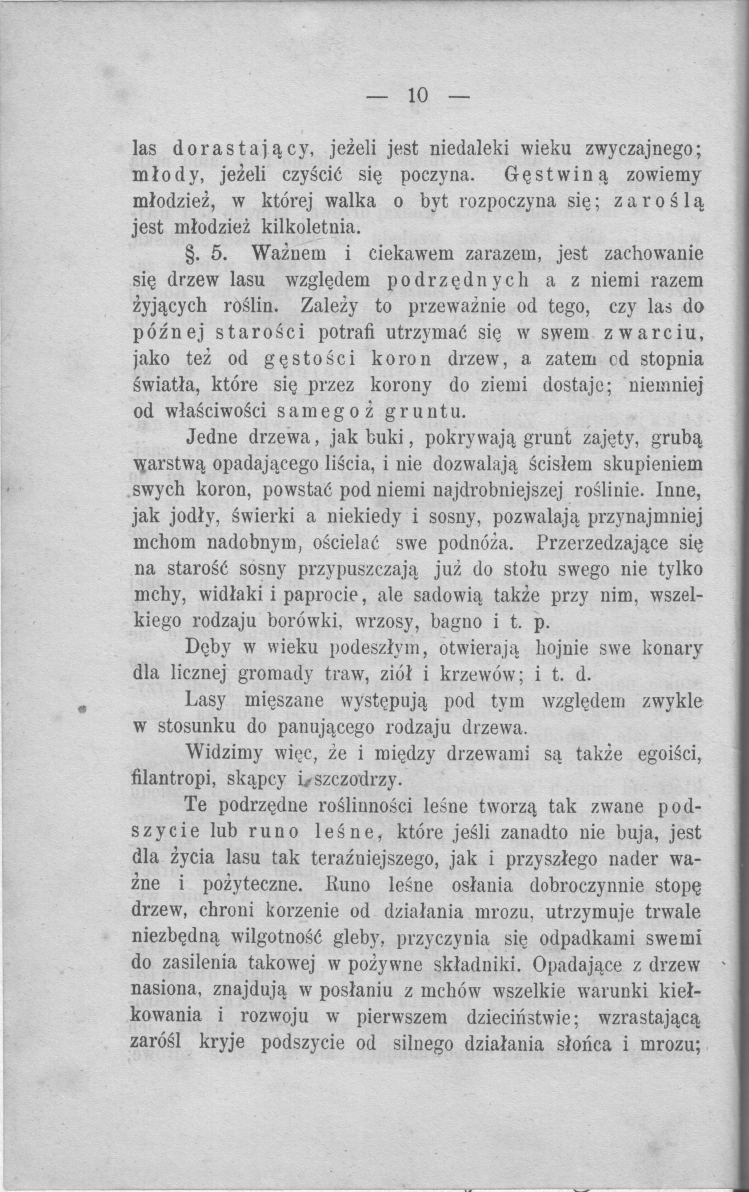
#> input picture data/test.jpg, 5991 x 9532 px (shown at 1/8 size)
$ python -i img_cleaner.py   (imports and definitions only)
#> lines starting #> are read from the running program, lines starting #| are printed output that depends on the picture; after the words box and inside, x2 and y2 are one past the last pixel; in counts of white or black regions, pixels touching at a corner belong together
import cv2
import numpy as np
from PIL import Image, ImageFilter, ImageEnhance


# [38 lines left out: functions clean_page, remove_stains, increase_contrast, not called in this run]


def _get_text_mask(image):
    image_bw = np.ones(image.shape, dtype=np.uint8)
    contours = _get_block_contours(image)

    for c in contours:
        x, y, w, h = cv2.boundingRect(c)
        cv2.rectangle(image_bw, (x, y), (x + w, y + h), (255, 255, 255), -1)

    image_bw = image_bw == 255
    return image_bw


# [25 lines left out: function _get_peaks, not called in this run]


def _get_block_contours(image):
    _, thresh = cv2.threshold(image, 100, 255, cv2.THRESH_BINARY_INV)
    rect_kernel = cv2.getStructuringElement(cv2.MORPH_RECT, (100, 10))
    dil = cv2.dilate(thresh, rect_kernel, iterations=1)
    contours, _ = cv2.findContours(dil, cv2.RETR_EXTERNAL, cv2.CHAIN_APPROX_NONE)
    return contours


# [4 lines left out: function _rescale, not called in this run]

>>> import cv2
>>> picture = cv2.imread('../data/test.jpg', cv2.IMREAD_GRAYSCALE)
#> picture is the input picture: shape (9532, 5991); min 51, max 255, mean 197.4
>>> result = _get_text_mask(picture)
#> in _get_block_contours, `_, thresh = cv2.threshold(image, 100, 255, cv2.THRESH_BINARY_INV)`:
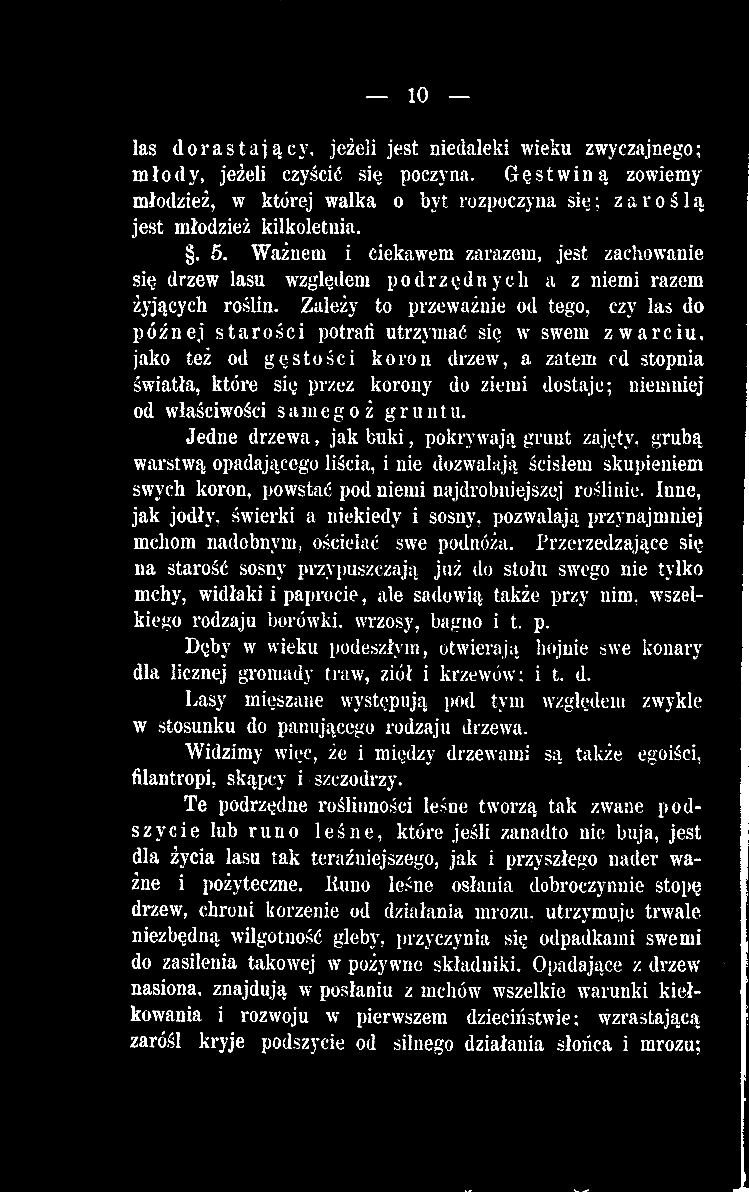
#> thresh: shape (9532, 5991) (shown at 1/8 size); 4.9% white; 9224 white regions (4863 under 20 px), largest, box (x1, y1, x2, y2) and area: (5868, 1432, 5991, 9532) 289360, (1067, 1575, 1183, 1659) 4383, (4949, 2208, 5054, 2291) 3489
#> in _get_block_contours, `dil = cv2.dilate(thresh, rect_kernel, iterations=1)`:
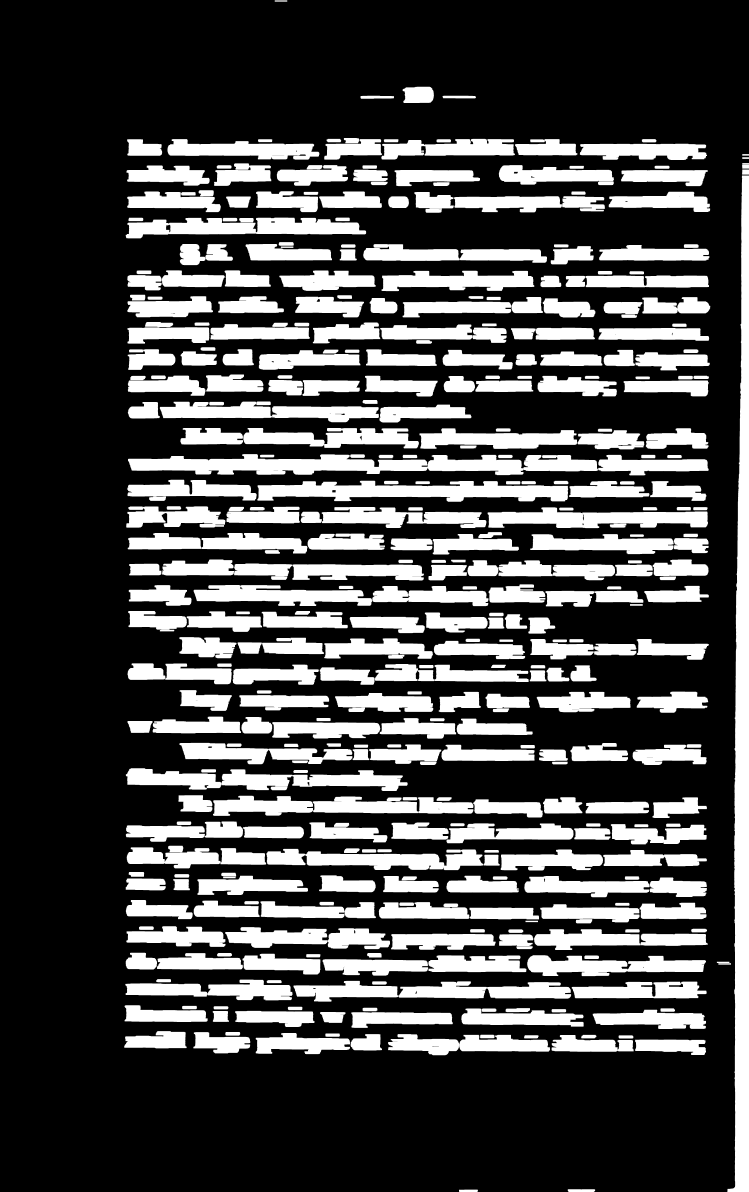
#> dil: shape (9532, 5991) (shown at 1/8 size); 28.3% white; 442 white regions
#> in _get_block_contours, `contours, _ = cv2.findContours(dil, cv2.RETR_EXTERNAL, cv2.CHAIN_APPRO..`: contours = 442 contours; largest, box (x1, y1, x2, y2) and area: (5819, 1404, 5991, 9532) 760290, (1024, 3633, 4783, 3801) 394883, (2059, 3846, 4545, 4014) 266171, (1006, 1741, 2929, 1907) 203069, (3901, 4059, 5664, 4225) 185428
#> the loop in _get_text_mask, `for c in contours:` made 442 passes
#> (x, y, w, h) on passes 1 to 3: (3672, 9517, 151, 15), (4542, 9514, 219, 18), (5081, 8317, 567, 123)
#> after the loop in _get_text_mask, `for c in contours:`:
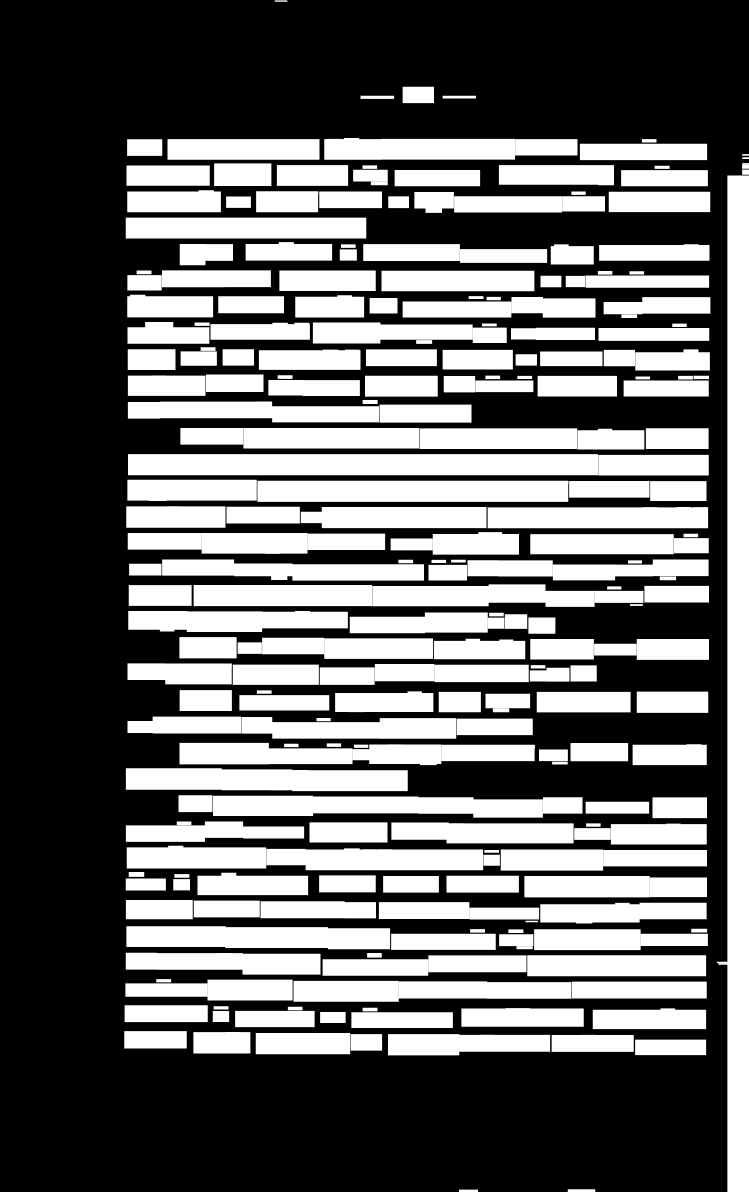
#> image_bw: shape (9532, 5991) (shown at 1/8 size); values 1 (black) and 255 (white), 40% white; 263 white regions, largest, box (x1, y1, x2, y2) and area: (5735, 1404, 5991, 9532) 1399804, (1024, 3633, 4784, 3802) 635440, (2059, 3846, 4548, 4015) 420359
